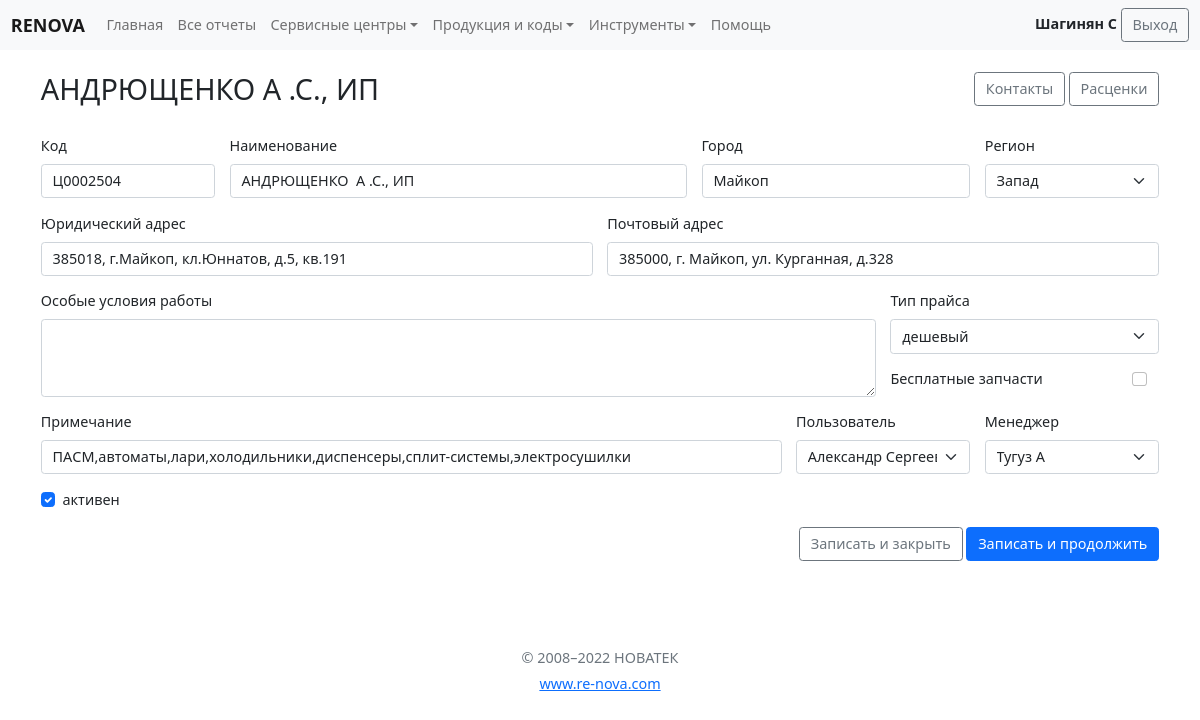
/centres/update/260/?next=/centres/list/ (signed in), run on an earlier commit of the app's database.
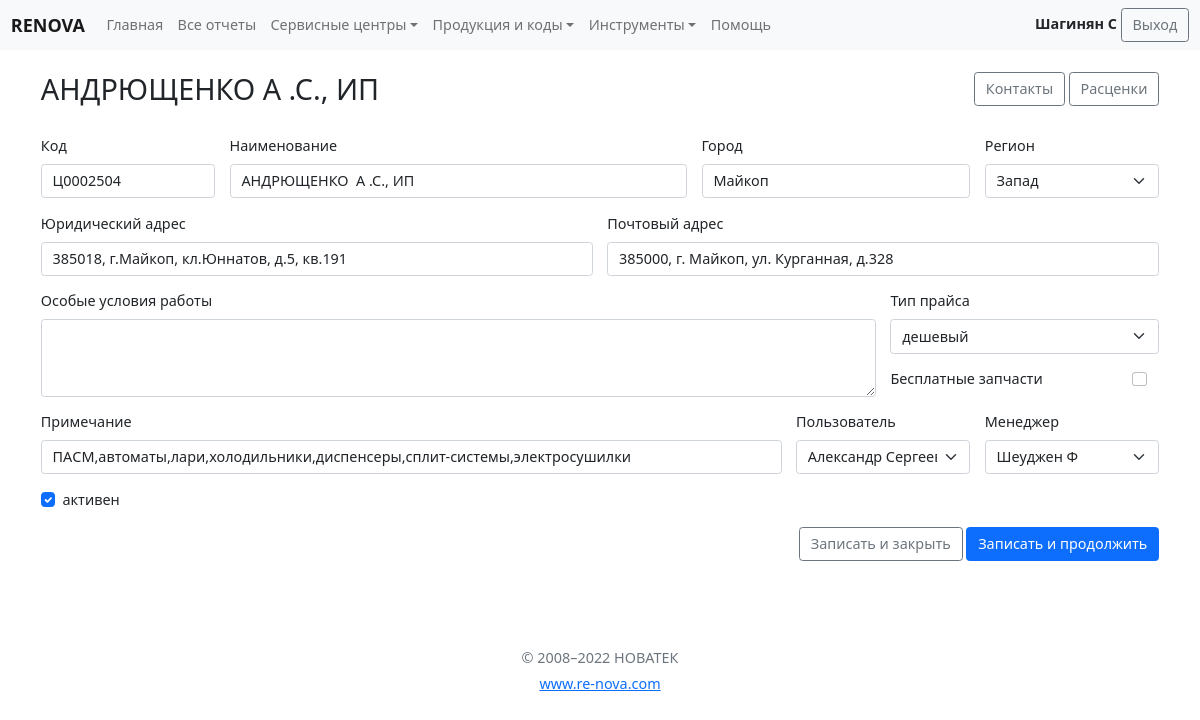
And on a later commit of the database.
### servicecentres/models.py (models this page shows, shortened)
class ServiceCenters(ChangeloggableMixin, models.Model):
    code = models.CharField(max_length=50, db_index=True, verbose_name='Код', help_text='Код по 1С. Обязательное поле.')
    title = models.CharField(max_length=50, db_index=True, verbose_name='Наименование', help_text='Юридическое наименование. Обязательное поле.')
    city = models.CharField(max_length=50, verbose_name='Город', help_text='Город. Обязательное поле.')
    region = models.ForeignKey(ServiceRegions,  null=True,on_delete=models.PROTECT, verbose_name='Регион', help_text='Регион СЦ. Обязательное поле.')
    addr = models.CharField(max_length=350, blank=True, verbose_name='Адрес')
    post_addr = models.CharField(max_length=350, blank=True, verbose_name='Почтовый адрес')
    conditions = models.TextField(blank=True, verbose_name='Особыче условия')
    free_parts = models.BooleanField(default=False, verbose_name='Бесплатные запчасти')
    grade = models.FloatField(default=5, verbose_name='Рэйтинг', editable=False)
    note = models.TextField(blank=True, verbose_name='Примечание')
    is_active = models.BooleanField(default=True, verbose_name='Ативен')
    user = models.ForeignKey(User, related_name='user_centers', blank=True, null=True, on_delete=models.SET_NULL, verbose_name='Пользователь', limit_choices_to={'is_staff': False})
    staff_user = models.ForeignKey(User, related_name='staff_centers', blank=True, null=True, on_delete=models.SET_NULL, verbose_name='Менеджер', limit_choices_to={'is_staff': True})
    price_type = models.CharField(choices=BASE_PRICE_TYPE, max_length=100, verbose_name='Тип прайса',
                                  default=PRICE_LITE)
    class Meta():
        verbose_name = 'Сервисный центр'
        verbose_name_plural = 'Сервисные центры'
        ordering = ['title']

### servicecentres/views.py (the view, shortened to what this page needs)
# urls.py: path('update/<int:pk>/', ServiceCenterUpdate.as_view(), name='centres_update_page'),
class ServiceCenterUpdate(LoginRequiredMixin, GeneralStaffUserMixin, MyFormMessagesView, UpdateView):
    model = ServiceCenters
    form_class = CenterCreateForm
    template_name = 'servicecentres/centres_add.html'
    success_message = 'Обьект успешно изменен'
    def get_form_kwargs(self, *args, **kwargs):
        kwargs = super().get_form_kwargs(*args, **kwargs)
        kwargs['def_user'] = self.request.user
        return kwargs
    def get_context_data(self, *, object_list=None, **kwargs):
        context = super().get_context_data(**kwargs)
        obj = self.get_object()
        context['title'] = obj.title
        context['object'] = obj
        return (context)

### main/models.py (called while the page is built)
def get_name(self):
    result = None
    if self:
        if self.last_name or self.first_name:
            if self.last_name:
                if self.first_name:
                    result = self.last_name+' '+self.first_name[0]
                else:
                    result = self.last_name
            else:
                result = self.first_name
        else:
            result = self.username
        return result
    return result

### main/my_validators.py (called while the page is built)
    def test_func(self):
        if self.request.user.is_superuser:
            return True
        if self.request.user.is_active and self.request.user.is_staff and \
               self.request.user.groups.filter(name='GeneralStaff').exists():
            return True
        return False

### main/templatetags/my_tags.py (called while the page is built)
@register.filter(name='has_group')
def has_group(user, group_name):
    return user.groups.filter(name=group_name).exists()

@register.inclusion_tag('main/tag_show_base_price_links.html')
def show_base_price_links():
    from ..business_logic import BASE_PRICE_TYPE
    base_price_type = BASE_PRICE_TYPE
    return {'base_price_type': base_price_type, }

### servicecentres/models.py (called while the page is built)
    def __str__(self):
        return self.title

### servicecentres/templates/servicecentres/centres_add.html (shortened to what this page needs)
{% extends 'base.html' %}
{% load my_tags %}
{% block content %}
{% include 'inc/staff_navbar.html' %}
<div class="container сol-sm-12">
    <div class="row justify-content-between py-3 mt-2">
        <div class="col-auto">
            <h2><p class="text">{{ title }}</p></h2>
        </div>
        <div class="col-auto">
            {% if object %}
            <a class="btn btn-outline-secondary" href="{% url 'centres_contact_page' object.pk %}" role="button">Контакты</a>
            <a class="btn btn-outline-secondary" href="{%url 'code_and_prices_page' object.pk %}" role="button">Расценки</a>
            {% endif %}
        </div>
    </div>
    <form class="row g-3" method="post">
        <div class="col-md-2">
            <label class="form-label">Код</label>
            {{ form.code }}
        </div>
        <div class="col-md-5">
            <label class="form-label">Наименование</label>
            {{ form.title }}
        </div>
        <div class="col-md-3">
            <label class="form-label">Город</label>
            {{ form.city }}
        </div>
        <div class="col-md-2">
            <label class="form-label">Регион</label>
            {{ form.region }}
        </div>
        <div class="col-md-6">
            <label class="form-label">Юридический адрес</label>
            {{ form.addr }}
        </div>
        <div class="col-md-6">
            <label class="form-label">Почтовый адрес</label>
            {{ form.post_addr }}
        </div>
        <div class="col-md-9">
            <label class="form-label">Особые условия работы</label>
            {{ form.conditions }}
        </div>
        <div class="col-md-3">
            <div class="row">
                <div class="col-12">
                    <label class="form-label">Тип прайса</label>
                    {{ form.price_type }}
                </div>
                <div class="col-12 mt-3 ">
                    <div class="row">
                        <div class="col-10">
                            <label class="form-label">Бесплатные запчасти</label>
                        </div>
                        <div class="col-2">
                           {{ form.free_parts }}
                        </div>
                    </div>
                </div>
            </div>
        </div>
        <div class="col-md-8">
            <label class="form-label">Примечание</label>
            {{ form.note }}
        </div>
        <div class="col-md-2">
            <label class="form-label">Пользователь</label>
            {{ form.user }}
        </div>
        <div class="col-md-2">
            <label class="form-label">Менеджер</label>
            {{ form.staff_user }}
        </div>
        <div class="col-12">
            <div class="form-check">
                {{ form.is_active }}
                <label class="form-check-label align-items-center">активен</label>
            </div>
        </div>
        <div class="col-lg-12 text-end">
            <button type="submit" class="btn btn-outline-secondary" name="close">Записать и закрыть</button>
            <button type="submit" class="btn btn-primary" name="update">Записать и продолжить</button>
        </div>
    </form>
</div>
{% include 'inc/footer.html' %}
{% endblock %}

What changed in the data, as far as the page shows it:
changed ServiceCenters "АНДРЮЩЕНКО А .С., ИП": staff_user "Тугуз А" → "Шеуджен Ф"
